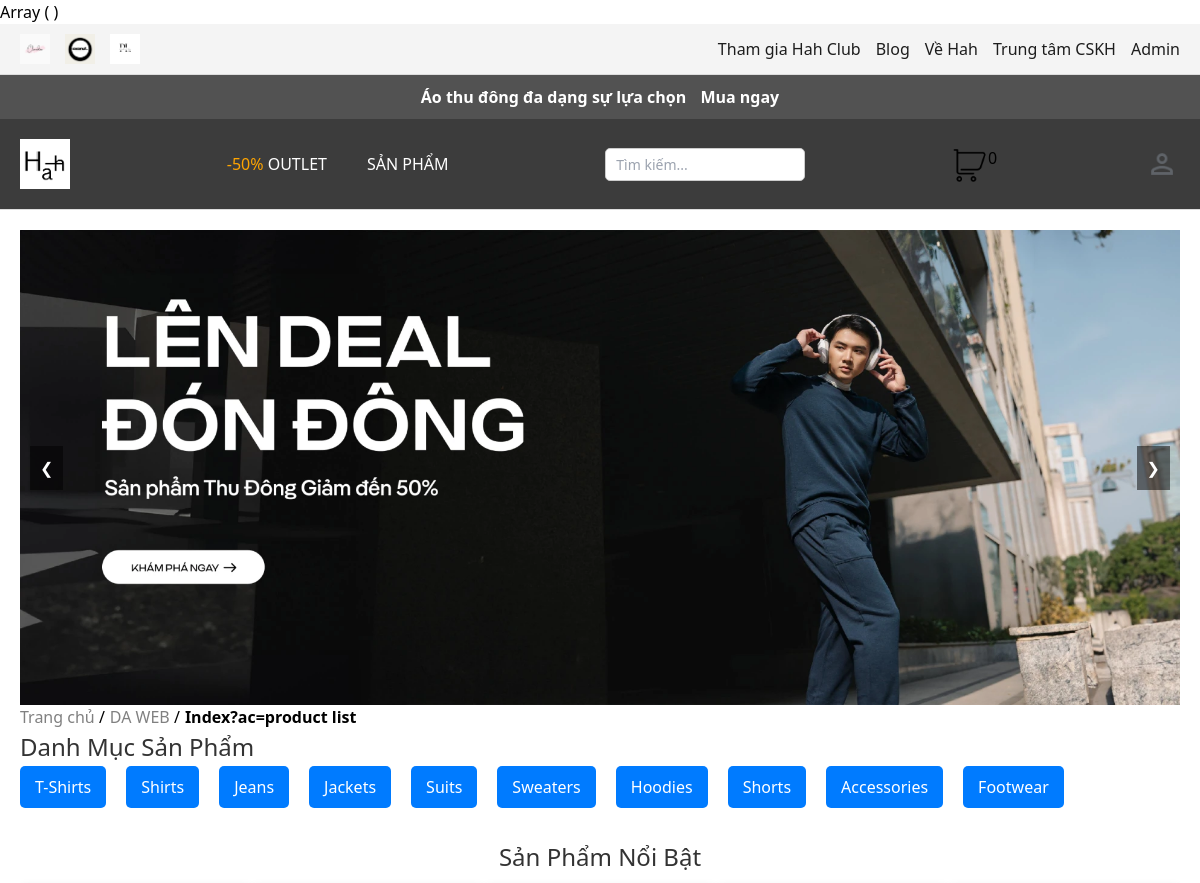
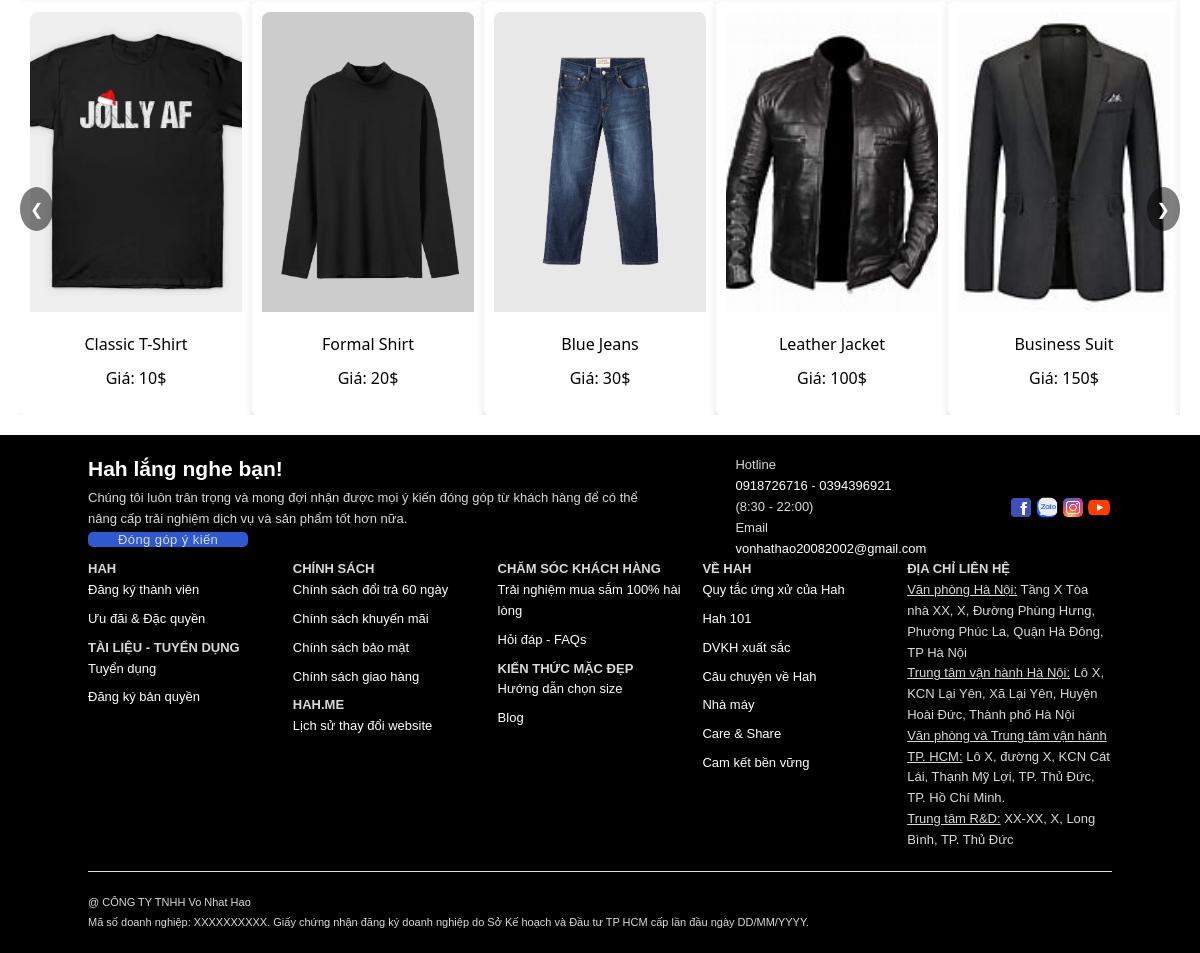
Page /index.php?ac=product_list on the committed database (2 pictures, top to bottom).
### tables this page shows
CREATE TABLE IF NOT EXISTS `categories` (
  `category_id` int NOT NULL AUTO_INCREMENT,
  `category_name` varchar(50) DEFAULT NULL,
  `description` text,
  PRIMARY KEY (`category_id`)
);

CREATE TABLE IF NOT EXISTS `products` (
  `product_id` int NOT NULL AUTO_INCREMENT,
  `name` varchar(100) DEFAULT NULL,
  `description` text,
  `price` decimal(10,2) DEFAULT NULL,
  `category_id` int DEFAULT NULL,
  `status` varchar(20) DEFAULT NULL,
  `image_url` varchar(255) DEFAULT NULL,
  `created_at` timestamp NULL DEFAULT CURRENT_TIMESTAMP,
  `discount` decimal(10,2) DEFAULT '0.00',
  PRIMARY KEY (`product_id`),
  KEY `category_id` (`category_id`)
);

### classes/Db.class.php (called while the page is built, shortened)
<?php
class Db
{
    private $dbh = null;
    public function __construct()
    {
        $driver = "mysql:host=" . HOST . "; dbname=" . DB_NAME;
        try {
            $this->dbh = new PDO($driver, DB_USER, DB_PASS);
            $this->dbh->exec("set names utf8");
        } catch (PDOException $e) {
            echo "Err:" . $e->getMessage();
            exit();
        }
    }
    public function query($sql, $arr = array(), $mode = PDO::FETCH_ASSOC)
    {
        $stm = $this->dbh->prepare($sql);
        if (!$stm->execute($arr)) {
            echo "Sql Error!";
            exit;
        }
        return $stm->fetchAll($mode);
    }
    public function select($sql, $arr = array(), $mode = PDO::FETCH_ASSOC)
    {
        return $this->query($sql, $arr, $mode);
    }
}

### classes/Category.class.php (called while the page is built, shortened)
<?php
class Category extends Db{
    private $db;
    public function __construct($db) {
        $this->db = $db;
    }
    public function getAllCategories() {
        $sql = "SELECT * FROM categories";
        return $this->db->select($sql);
    }
}
?>

### classes/Product.class.php (called while the page is built, shortened)
<?php
class Product extends Db
{
    private $db;
    public function __construct($db)
    {
        $this->db = $db;
    }
    public function getAllProducts()
    {
        $query = "SELECT * FROM products";
        return $this->db->select($query);
    }
}

### index.php (the view, shortened to what this page needs)
<?php
require_once 'classes/Db.class.php';
require_once 'classes/Product.class.php';
require_once 'classes/Category.class.php';
require_once 'includes/breadcrumb.php';
$db = new Db();
$product = new Product($db);
$category = new Category($db);
$featuredProducts = $product->getAllProducts();
$categories = $category->getAllCategories();
?>
<!DOCTYPE html>
<html lang="en">
<head>
</head>
<body>
    <?php
    include "includes/header.php";
    ?>
    <main class="main-content">
        <div class="promotion-slider">
            <div class="slider">
                <div class="slide active"><img src="assets/images/Hero_Banner.jpg" alt="Khuyến mãi mùa thu"></div>
            </div>
            <button class="prev-banner" onclick="prevSlide()">&#10094;</button>
            <button class="next-banner" onclick="nextSlide()">&#10095;</button>
        </div>
        <section class="categories">
            <h2>Danh Mục Sản Phẩm</h2>
            <ul class="category-list">
                <?php foreach ($categories as $cat) { ?>
                    <li><a href="category.php?id=<?php echo $cat['category_id']; ?>"><?php echo htmlspecialchars($cat['category_name']); ?></a></li>
                <?php } ?>
            </ul>
        </section>
        <section class="featured-products">
            <h2>Sản Phẩm Nổi Bật</h2>
            <div class="slider-container">
                <button class="prev" onclick="prevSlide()">&#10094;</button>
                <div class="products-container">
                    <?php foreach ($featuredProducts as $productItem):
                    ?>
                        <div class="product-card">
                            <div class="product-card-inner">
                                <div class="product-image">
                                    <img src="assets/images/products/<?php echo htmlspecialchars($productItem['image_url']); ?>"
                                        alt="<?php echo htmlspecialchars($productItem['name']); ?>">
                                </div>
                                <div class="product-info">
                                    <h3><?php echo htmlspecialchars($productItem['name']); ?></h3>
                                    <p>Giá: <?php echo number_format($productItem['price'], 0, ',', '.'); ?>$</p>
                                </div>
                            </div>
                        </div>
                    <?php endforeach; ?>
                </div>
                <button class="next" onclick="nextSlide()">&#10095;</button>
        </section>
    </main>
    <?php
    include "includes/footer.php";
    ?>
</body>
</html>

### assets/css/style.css (style rules this page uses)
:root { --primary-color: #007bff; --background-color: #f4f4f4; --background-color-pri: #3c3c3c; --text-color: #1d1d1d; --link-color: #007bff; --hover-color: #0056b3; --error-color: red; }
body { font-family: "NotoSerif", Arial, sans-serif; }
.main-content { padding: 20px; }
.promotion-slider { position: relative; width: 100%; overflow: hidden; }
.slider { display: flex; transition: transform 0.5s ease-in-out; }
.slide { min-width: 100%; transition: opacity 0.5s ease; }
.slide img { width: 100%; display: block; }
button.prev-banner, button.next-banner { position: absolute; top: 50%; transform: translateY(-50%); background-color: rgba(0, 0, 0, 0.5); color: white; border: none; padding: 10px; cursor: pointer; z-index: 10; }
button.prev-banner { left: 10px; }
button.next-banner { right: 10px; }
.categories { margin-bottom: 40px; }
.categories h2 { margin-bottom: 10px; font-size: 24px; color: #333; }
.category-list { list-style: none; display: flex; gap: 20px; flex-wrap: wrap; }
.category-list li a { text-decoration: none; padding: 10px 15px; background-color: #007bff; color: white; border-radius: 5px; }
.featured-products { position: relative; width: 100%; overflow: hidden; }
.featured-products h2 { margin-bottom: 10px; font-size: 24px; color: #333; text-align: center; }
.slider-container { position: relative; display: flex; align-items: center; }
.products-container { display: flex; gap: 20px20px; transition: transform 0.5s ease-in-out; width: 100%; }
.product-card { position:relative; overflow:hidden; min-width: 20%; box-sizing: border-box; border-radius: 5px; padding: 10px; transition: transform 0.3s; text-align: center; background-color: #fff; box-shadow: 0 2px 10px rgba(0, 0, 0, 0.1); }
.product-image { position:relative; overflow: hidden; border-top-left-radius: 8px; border-top-right-radius: 8px; transition: transform 0.3s ease; }
.product-image img { width: 100%; height: 200px; object-fit: cover; }
.product-card img { width: 100%; height: 300px; object-fit: cover; }
.product-info { padding: 10px; text-align: center; }
button.prev, button.next { background-color: rgba(0, 0, 0, 0.5); color: white; border: none; cursor: pointer; padding: 10px; position: absolute; top: 50%; transform: translateY(-50%); z-index: 10; border-radius: 50%; }
.product-card h3 { font-size: 16px; margin: 10px 0; }
.product-card p { margin: 5px 0; }
button.prev { left: 0; }
button.next { right: 0; }

### rows in the picture
categories: category_name "T-Shirts"
categories: category_name "Shirts"
categories: category_name "Jeans"
categories: category_name "Jackets"
categories: category_name "Suits"
categories: category_name "Sweaters"
categories: category_name "Hoodies"
categories: category_name "Shorts"
categories: category_name "Accessories"
categories: category_name "Footwear"
products: image_url (picture), name "Classic T-Shirt"
products: image_url (picture), name "Formal Shirt"
products: image_url (picture), name "Blue Jeans"
products: image_url (picture), name "Leather Jacket"
products: image_url (picture), name "Business Suit"

### other values in the picture
$totalQuantity "0"
$breadcrumb['label'] "Trang chủ"
$breadcrumb['label'] "DA WEB"
$breadcrumb['label'] "Index?ac=product list"
